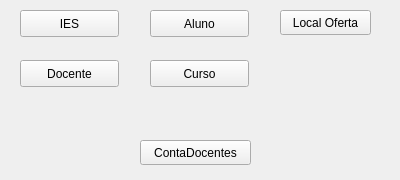
<?xml version="1.0" encoding="UTF-8"?>
<ui version="4.0">
 <class>MainWindow</class>
 <widget class="QMainWindow" name="MainWindow">
  <property name="geometry">
   <rect>
    <x>0</x>
    <y>0</y>
    <width>400</width>
    <height>180</height>
   </rect>
  </property>
  <property name="windowTitle">
   <string>Início</string>
  </property>
  <widget class="QWidget" name="centralWidget">
   <widget class="QPushButton" name="IESButton">
    <property name="geometry">
     <rect>
      <x>20</x>
      <y>10</y>
      <width>99</width>
      <height>27</height>
     </rect>
    </property>
    <property name="text">
     <string>IES</string>
    </property>
   </widget>
   <widget class="QPushButton" name="ALUButton">
    <property name="geometry">
     <rect>
      <x>150</x>
      <y>10</y>
      <width>99</width>
      <height>27</height>
     </rect>
    </property>
    <property name="text">
     <string>Aluno</string>
    </property>
   </widget>
   <widget class="QPushButton" name="DOCButton">
    <property name="geometry">
     <rect>
      <x>20</x>
      <y>60</y>
      <width>99</width>
      <height>27</height>
     </rect>
    </property>
    <property name="text">
     <string>Docente</string>
    </property>
   </widget>
   <widget class="QPushButton" name="CURButton">
    <property name="geometry">
     <rect>
      <x>150</x>
      <y>60</y>
      <width>99</width>
      <height>27</height>
     </rect>
    </property>
    <property name="text">
     <string>Curso</string>
    </property>
   </widget>
   <widget class="QPushButton" name="ContaDocentes">
    <property name="geometry">
     <rect>
      <x>140</x>
      <y>140</y>
      <width>111</width>
      <height>25</height>
     </rect>
    </property>
    <property name="text">
     <string>ContaDocentes</string>
    </property>
   </widget>
   <widget class="QPushButton" name="LOCButton">
    <property name="geometry">
     <rect>
      <x>280</x>
      <y>10</y>
      <width>91</width>
      <height>25</height>
     </rect>
    </property>
    <property name="text">
     <string>Local Oferta</string>
    </property>
   </widget>
  </widget>
 </widget>
 <layoutdefault spacing="6" margin="11"/>
 <resources/>
 <connections/>
</ui>
